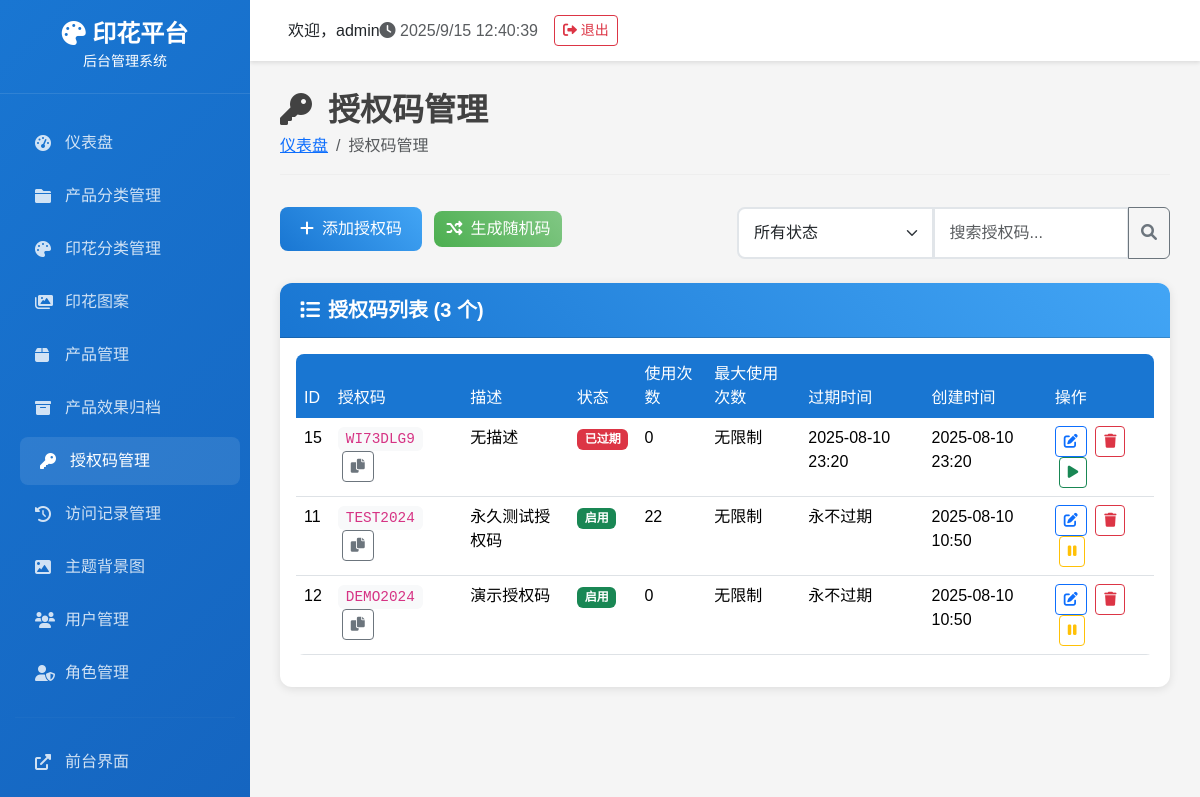
The app's page /admin/access-codes/ (signed in) with its own data.
### tables this page shows
CREATE TABLE access_codes (
            id INTEGER PRIMARY KEY AUTOINCREMENT,
            code TEXT NOT NULL UNIQUE,
            description TEXT,
            start_date DATETIME,
            end_date DATETIME,
            is_active BOOLEAN DEFAULT 1,
            created_time DATETIME DEFAULT CURRENT_TIMESTAMP,
            usage_count INTEGER DEFAULT 0
        , expires_at DATETIME, max_uses INTEGER, used_count INTEGER DEFAULT 0);

### routes/admin/admin_access_codes_route.py (the view)
    def decorated_function(*args, **kwargs):
        from flask import session
        if 'admin_user_id' not in session:
            return redirect(url_for('login'))
        return f(*args, **kwargs)

### admin_app.py (called while the page is built)
@app.context_processor
def inject_permissions():
    return {
        'has_menu_permission': PermissionManager.has_menu_permission,
        'has_action_permission': PermissionManager.has_action_permission,
        'get_user_permissions': PermissionManager.get_user_permissions
    }

### backend/database.py (called while the page is built)
def get_db_connection():
    conn = sqlite3.connect(DATABASE_PATH)
    conn.row_factory = sqlite3.Row
    return conn

    @staticmethod
    def execute_query(query: str, params: tuple = ()) -> List[Dict[str, Any]]:
        conn = get_db_connection()
        cursor = conn.cursor()
        cursor.execute(query, params)
        results = [dict(row) for row in cursor.fetchall()]
        conn.close()
        return results

### backend/permissions.py (called while the page is built)
    @staticmethod
    def has_menu_permission(menu_name):
        permissions = PermissionManager.get_user_permissions()
        return permissions.get('menus', {}).get(menu_name, False)

### routes/admin/admin_access_codes_route.py (called while the page is built)
def login_required(f):
    def decorated_function(*args, **kwargs):
        from flask import session
        if 'admin_user_id' not in session:
            return redirect(url_for('login'))
        return f(*args, **kwargs)
    decorated_function.__name__ = f.__name__
    return decorated_function

### templates/admin/access_codes.html (shortened to what this page needs)
{% extends "admin/base.html" %}
{% block content %}
<div class="page-header">
    <h1><i class="fas fa-key me-3"></i>授权码管理</h1>
    <nav aria-label="breadcrumb">
        <ol class="breadcrumb">
            <li class="breadcrumb-item"><a href="{{ url_for('index') }}">仪表盘</a></li>
            <li class="breadcrumb-item active">授权码管理</li>
        </ol>
    </nav>
</div>
<div class="row mb-4">
    <div class="col-md-6">
        <button type="button" class="btn btn-primary" data-bs-toggle="modal" data-bs-target="#addCodeModal">
            <i class="fas fa-plus me-2"></i>添加授权码
        </button>
        <button type="button" class="btn btn-success ms-2" onclick="generateRandomCode()">
            <i class="fas fa-random me-2"></i>生成随机码
        </button>
    </div>
    <div class="col-md-6">
        <div class="input-group">
            <select class="form-select" id="statusFilter">
                <option value="">所有状态</option>
            </select>
            <input type="text" class="form-control" id="searchInput" placeholder="搜索授权码...">
            <button class="btn btn-outline-secondary" type="button">
                <i class="fas fa-search"></i>
            </button>
        </div>
    </div>
</div>
<div class="card">
    <div class="card-header">
        <h5><i class="fas fa-list me-2"></i>授权码列表 ({{ access_codes|length }} 个)</h5>
    </div>
    <div class="card-body">
        {% if access_codes %}
        <div class="table-responsive">
            <table class="table table-hover">
                <thead>
                    <tr>
                        <th>ID</th>
                        <th>授权码</th>
                        <th>描述</th>
                        <th>状态</th>
                        <th>使用次数</th>
                        <th>最大使用次数</th>
                        <th>过期时间</th>
                        <th>创建时间</th>
                        <th>操作</th>
                    </tr>
                </thead>
                <tbody id="codesTable">
                    {% for code in access_codes %}
                    <tr class="code-item" data-code="{{ code.code|lower }}" data-status="{{ code.status }}">
                        <td>{{ code.id }}</td>
                        <td>
                            <code class="bg-light px-2 py-1 rounded">{{ code.code }}</code>
                            <button class="btn btn-sm btn-outline-secondary ms-1" onclick="copyToClipboard('{{ code.code }}')">
                                <i class="fas fa-copy"></i>
                            </button>
                        </td>
                        <td>{{ code.description or '无描述' }}</td>
                        <td>
                            {% if code.status == 'active' %}
                                <span class="badge bg-success">启用</span>
                            {% elif code.status == 'inactive' %}
                                <span class="badge bg-secondary">禁用</span>
                            {% elif code.status == 'expired' %}
                                <span class="badge bg-danger">已过期</span>
                            {% endif %}
                        </td>
                        <td>{{ code.used_count or 0 }}</td>
                        <td>{{ code.max_uses or '无限制' }}</td>
                        <td>
                            {% if code.expires_at %}
                                {{ code.expires_at.strftime('%Y-%m-%d %H:%M') }}
                            {% else %}
                                永不过期
                            {% endif %}
                        </td>
                        <td>
                            {% if code.created_time %}
                                {% if code.created_time is string %}
                                    {{ code.created_time[:16] }}
                                {% else %}
                                    {{ code.created_time.strftime('%Y-%m-%d %H:%M') }}
                                {% endif %}
                            {% else %}
                                未知
                            {% endif %}
                        </td>
                        <td>
                            <button class="btn btn-sm btn-outline-primary" onclick="editCode({{ code.id }})">
                                <i class="fas fa-edit"></i>
                            </button>
                            <button class="btn btn-sm btn-outline-danger ms-1" onclick="deleteCode({{ code.id }})">
                                <i class="fas fa-trash"></i>
                            </button>
                            {% if code.status == 'active' %}
                            <button class="btn btn-sm btn-outline-warning ms-1" onclick="toggleCodeStatus({{ code.id }}, 'inactive')">
                                <i class="fas fa-pause"></i>
                            </button>
                            {% else %}
                            <button class="btn btn-sm btn-outline-success ms-1" onclick="toggleCodeStatus({{ code.id }}, 'active')">
                                <i class="fas fa-play"></i>
                            </button>
                            {% endif %}
                        </td>
                    </tr>
                    {% endfor %}
                </tbody>
            </table>
        </div>
        {% else %}
        <div class="text-center py-5">
            <i class="fas fa-key fa-3x text-muted mb-3"></i>
            <h5 class="text-muted">暂无授权码</h5>
            <p class="text-muted">点击上方"添加授权码"按钮开始创建授权码</p>
        </div>
        {% endif %}
    </div>
</div>
{% endblock %}

### templates/admin/base.html (style rules this page uses)
:root { --primary-color: #1976d2; --secondary-color: #424242; --success-color: #4caf50; --warning-color: #ff9800; --danger-color: #f44336; --sidebar-width: 250px; }
body { font-family: 'Microsoft YaHei', Arial, sans-serif; background-color: #f5f5f5; }
.page-header { margin-bottom: 30px; }
.page-header h1 { color: var(--secondary-color); font-size: 2rem; font-weight: 600; margin: 0; }
.page-header .breadcrumb { background: none; padding: 0; margin: 5px 0 0 0; }
.card { border: none; border-radius: 12px; box-shadow: 0 2px 10px rgba(0,0,0,0.1); margin-bottom: 20px; }
.card-header { background: linear-gradient(45deg, var(--primary-color), #42a5f5); color: white; border-radius: 12px 12px 0 0 !important; padding: 15px 20px; }
.card-header h5 { margin: 0; font-weight: 600; }
.btn-primary { background: linear-gradient(45deg, var(--primary-color), #42a5f5); border: none; border-radius: 8px; padding: 10px 20px; font-weight: 500; }
.btn-success { background: linear-gradient(45deg, var(--success-color), #81c784); border: none; border-radius: 8px; }
.table { border-radius: 8px; overflow: hidden; }
.table thead th { background: var(--primary-color); color: white; border: none; font-weight: 500; }
.form-control, .form-select { border-radius: 8px; border: 2px solid #e1e5e9; padding: 12px 15px; }

### templates/admin/access_codes.html (style rules this page uses)
.page-header { margin-bottom: 2rem; padding-bottom: 1rem; border-bottom: 1px solid #eee; }
.table th { background-color: #f8f9fa; border-top: none; font-weight: 600; }
.code-item { transition: all 0.2s ease; }
.badge { font-size: 0.75rem; }
code { font-family: 'Courier New', monospace; font-size: 0.9rem; }

### records on screen
access_codes: id "15", code "WI73DLG9", description "无描述", shows "已过期", used_count "0", max_uses "无限制", expires_at "2025-08-10 23:20", created_time "2025-08-10 23:20"
access_codes: id "11", code "TEST2024", description "永久测试授权码", shows "启用", used_count "22", max_uses "无限制", shows "永不过期", created_time "2025-08-10 10:50"
access_codes: id "12", code "DEMO2024", description "演示授权码", shows "启用", used_count "0", max_uses "无限制", shows "永不过期", created_time "2025-08-10 10:50"

### other values on screen
{{ session.admin_username or 'Admin' }} "admin"
{{ access_codes|length }} "3"
